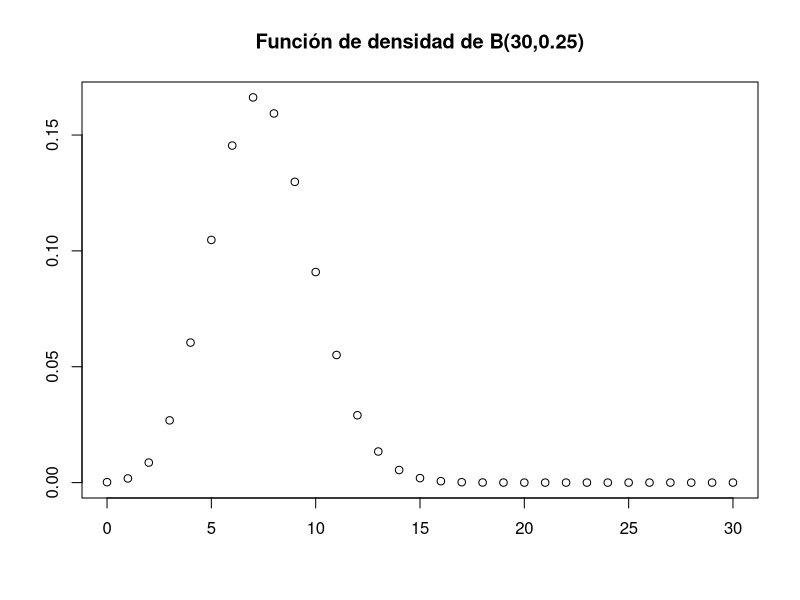
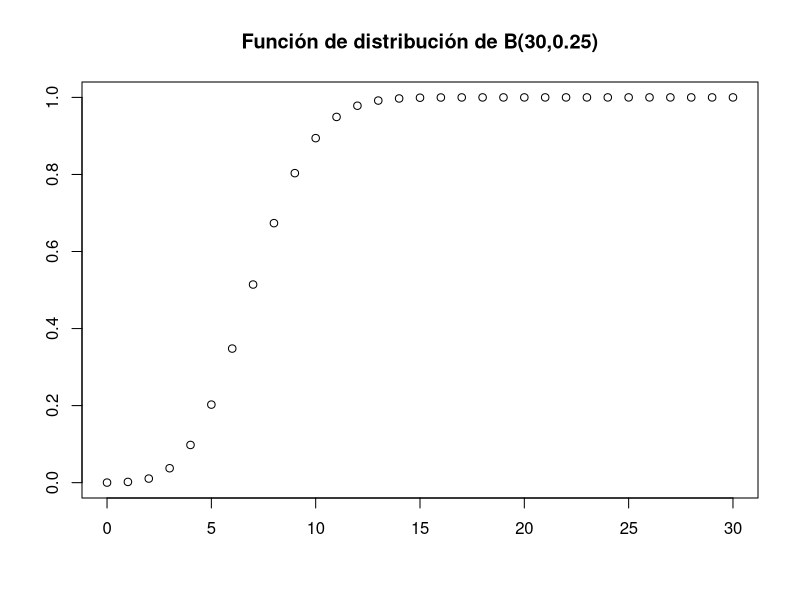

These figures' R source, in order:
## ---- chunk 1
knitr::opts_chunk$set(echo = TRUE)
## ---- chunk 2
Sys.setenv(RETICULATE_PYTHON = "/Python38")
## ---- chunk 3
n = 30
p = 0.25
e = n * p
## ---- chunk 4
n = 30
p = 0.25
q = 1 - p
v = n * p * q
## ---- chunk 5
n = 30
p = 0.25

plot(0:n, dbinom(0:n, size = n, prob = p), xlab = '', ylab = '', main = "Función de densidad de B(30,0.25)")
plot(0:n, pbinom(0:n, size = n, prob = p), xlab = '', ylab = '', main = "Función de distribución de B(30,0.25)")
## ---- chunk 6
# Primera forma
1 - pbinom(25, size = n, prob = p)

# Segunda forma
sum(dbinom(26:n, size = n, prob = p))

# Tercera forma
1 - sum(dbinom(0:25, size = n, prob = p))
## ---- chunk 7
dbinom(15, size = n, prob = p)
## ---- chunk 8
# Primera forma
pbinom(10, size = n, prob = p)

# Segunda forma
sum(dbinom(0:10, size = n, prob = p))

# Tercera forma
1 - sum(dbinom(11:n, size = n, prob = p))
## ---- chunk 9
lam = 2
## ---- chunk 10
dpois(0, lambda = 2)
## ---- chunk 11
M = 10
N = 60
k = 20
e = (k * M) / (M + N)
v = ((k * M * N) / (M + N)^2) * ((M + N - k) / (M + N - 1))
## ---- chunk 12
n = 200
p = 0.5
q = 1 - p
e = n * p
v = n * p * q
## ---- chunk 13
n = 200
p = 0.25
q = 1 - p
e = n * p
v = n * p * q
## ---- chunk 14
p = 0.5
e = 1 / p
v = (1 - p) / p^2
## ---- chunk 15
a = 1.09
b = 2.53
e = (a + b) / 2
## ---- chunk 16
lam = 7
e = 1 / lam
v = 1 / lam^2
